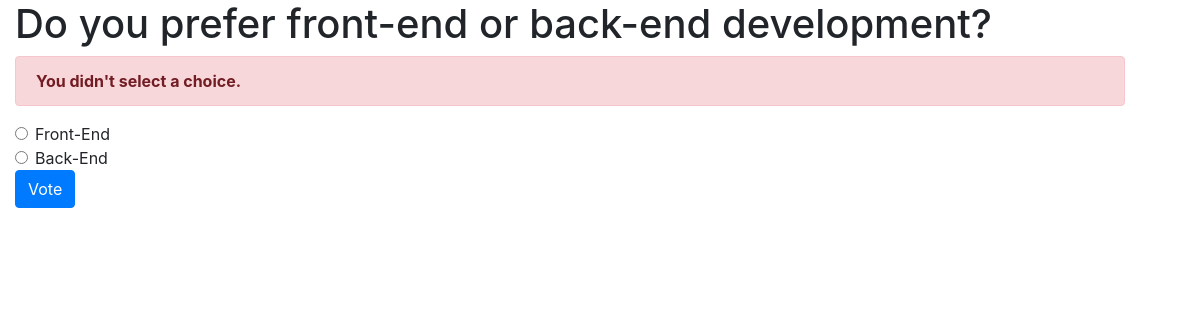
/polls/2/vote/, run on the app's committed database.
### polls/models.py (models this page shows, shortened)
class Question(models.Model):
    question_text = models.CharField(max_length=200)
    pub_date = models.DateTimeField('date published')

class Choice(models.Model):
    question = models.ForeignKey(Question, on_delete=models.CASCADE)
    choice_text = models.CharField(max_length=200)
    votes = models.IntegerField(default=0)

### polls/views.py (the view)
# urls.py: path('<int:question_id>/vote/', views.vote, name='vote'),
def vote(request, question_id):
    question = get_object_or_404(Question, pk=question_id)
    try:
        selected_choice = question.choice_set.get(
            pk=request.POST['choice']
        )
    except (KeyError, Choice.DoesNotExist):
        return render(request, 'polls/detail.html', {
            'question': question,
            'error_message': "You didn't select a choice."
        })
    else:
        selected_choice.votes += 1
        selected_choice.save()
        return HttpResponseRedirect(
            reverse('polls:results', args=(question_id,))
        )

### polls/templates/polls/detail.html (shortened to what this page needs)
<!DOCTYPE html>
<html>
<head>
    <link rel="stylesheet" href="https://maxcdn.bootstrapcdn.com/bootstrap/4.5.2/css/bootstrap.min.css">
</head>
<body>
    <div class="container">
        <h1>{{ question.question_text }}</h1>
        {% if error_message %}
        <div class="alert alert-danger">
            <strong>{{ error_message }}</strong>
        </div>
        {% endif %}
        <form action="{% url 'polls:vote' question.id %}" method="post">
            {% for choice in question.choice_set.all %}
            <div class="form-check">
                <input class="form-check-input" type="radio" name="choice" id="choice{{ forloop.counter }}" value="{{ choice.id }}">
                <label class="form-check-label" for="choice{{ forloop.counter }}">
                    {{ choice.choice_text }}
                </label>
            </div>
            {% endfor %}
            <button class="btn btn-primary" type="submit">Vote</button>
        </form>
    </div>
</body>
</html>

### polls/templates/polls/detail.html (style rules this page uses)
.container { margin: 0; padding: 1; }

### data on the page
Question: question_text "Do you prefer front-end or back-end development?"
Choice: choice_text "Front-End"
Choice: choice_text "Back-End"

### other printed values
{{ error_message }} "You didn't select a choice."
